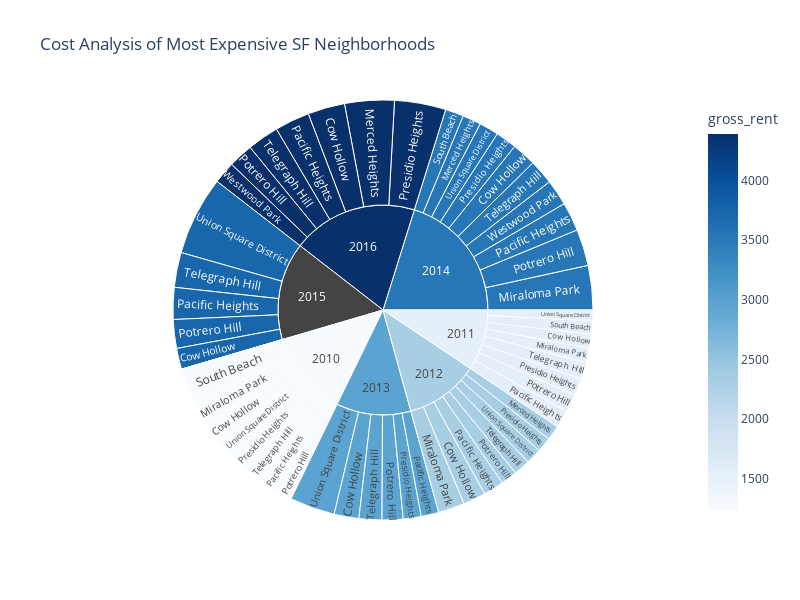

Write notebook code for a chart like this one.
### Markdown cell above
### Create a sunburst chart to conduct a costs analysis of most expensive neighborhoods in San Francisco per year

### Code cell
# Sunburst Plot


px.sunburst(
    price_vs_rent_most_expensive.reset_index(),
    path=["year","neighborhood"],
    values="sale_price_sqr_foot",
    color="gross_rent",
    color_continuous_scale=px.colors.sequential.Blues,
    title="Cost Analysis of Most Expensive SF Neighborhoods",
    height=600,
    width=800
    )

### Figure 1 — Plotly figure (JSON) as saved in the notebook; plotly's stock layout.template omitted (floating-point values rounded to 4 significant figures)
{"data": [{"branchvalues": "total", "customdata": [[1239], [1530.0], [2324], [2971], [3528.0], [3739.0], [4390], [2324], [3528], [4390], [1239], [1530], [2324], [3528], [1239], [1530], [2324], [2971], [3528], [3739], [4390], [1239], [1530], [2324], [2971], [3528], [3739], [4390], [1239], [1530], [2324], [2971], [3528], [null], [4390], [1239], [1530], [3528], [1239], [1530], [2324.0], [2971], [3528.0], [3739], [4390], [1239], [1530], [2324], [2971], [3528], [3739.0], [3528.0], [4390], [1239.0], [1530], [2324.0], [2971.0], [3528.0], [null], [4390]], "domain": {"x": [0, 1], "y": [0, 1]}, "hovertemplate": "labels=%{label}<br>sale_price_sqr_foot=%{value}<br>parent=%{parent}<br>id=%{id}<br>gross_rent=%{color}<extra></extra>", "ids": ["2010/Cow Hollow", "2011/Cow Hollow", "2012/Cow Hollow", "2013/Cow Hollow", "2014/Cow Hollow", "2015/Cow Hollow", "2016/Cow Hollow", "2012/Merced Heights", "2014/Merced Heights", "2016/Merced Heights", "2010/Miraloma Park", "2011/Miraloma Park", "2012/Miraloma Park", "2014/Miraloma Park", "2010/Pacific Heights", "2011/Pacific Heights", "2012/Pacific Heights", "2013/Pacific Heights", "2014/Pacific Heights", "2015/Pacific Heights", "2016/Pacific Heights", "2010/Potrero Hill", "2011/Potrero Hill", "2012/Potrero Hill", "2013/Potrero Hill", "2014/Potrero Hill", "2015/Potrero Hill", "2016/Potrero Hill", "2010/Presidio Heights", "2011/Presidio Heights", "2012/Presidio Heights", "2013/Presidio Heights", "2014/Presidio Heights", "2015/Presidio Heights", "2016/Presidio Heights", "2010/South Beach", "2011/South Beach", "2014/South Beach", "2010/Telegraph Hill", "2011/Telegraph Hill", "2012/Telegraph Hill", "2013/Telegraph Hill", "2014/Telegraph Hill", "2015/Telegraph Hill", "2016/Telegraph Hill", "2010/Union Square District", "2011/Union Square District", "2012/Union Square District", "2013/Union Square District", "2014/Union Square District", "2015/Union Square District", "2014/Westwood Park", "2016/Westwood Park", "2010", "2011", "2012", "2013", "2014", "2015", "2016"], "labels": ["Cow Hollow", "Cow Hollow", "Cow Hollow", "Cow Hollow", "Cow Hollow", "Cow Hollow", "Cow Hollow", "Merced Heights", "Merced Heights", "Merced Heights", "Miraloma Park", "Miraloma Park", "Miraloma Park", "Miraloma Park", "Pacific Heights", "Pacific Heights", "Pacific Heights", "Pacific Heights", "Pacific Heights", "Pacific Heights", "Pacific Heights", "Potrero Hill", "Potrero Hill", "Potrero Hill", "Potrero Hill", "Potrero Hill", "Potrero Hill", "Potrero Hill", "Presidio Heights", "Presidio Heights", "Presidio Heights", "Presidio Heights", "Presidio Heights", "Presidio Heights", "Presidio Heights", "South Beach", "South Beach", "South Beach", "Telegraph Hill", "Telegraph Hill", "Telegraph Hill", "Telegraph Hill", "Telegraph Hill", "Telegraph Hill", "Telegraph Hill", "Union Square District", "Union Square District", "Union Square District", "Union Square District", "Union Square District", "Union Square District", "Westwood Park", "Westwood Park", "2010", "2011", "2012", "2013", "2014", "2015", "2016"], "marker": {"coloraxis": "coloraxis", "colors": [1239, 1530.0, 2324, 2971, 3528.0, 3739.0, 4390, 2324, 3528, 4390, 1239, 1530, 2324, 3528, 1239, 1530, 2324, 2971, 3528, 3739, 4390, 1239, 1530, 2324, 2971, 3528, 3739, 4390, 1239, 1530, 2324, 2971, 3528, null, 4390, 1239, 1530, 3528, 1239, 1530, 2324.0, 2971, 3528.0, 3739, 4390, 1239, 1530, 2324, 2971, 3528, 3739.0, 3528.0, 4390, 1239.0, 1530, 2324.0, 2971.0, 3528.0, null, 4390]}, "name": "", "parents": ["2010", "2011", "2012", "2013", "2014", "2015", "2016", "2012", "2014", "2016", "2010", "2011", "2012", "2014", "2010", "2011", "2012", "2013", "2014", "2015", "2016", "2010", "2011", "2012", "2013", "2014", "2015", "2016", "2010", "2011", "2012", "2013", "2014", "2015", "2016", "2010", "2011", "2014", "2010", "2011", "2012", "2013", "2014", "2015", "2016", "2010", "2011", "2012", "2013", "2014", "2015", "2014", "2016", "", "", "", "", "", "", ""], "type": "sunburst", "values": [569.4, 390.6, 644.8, 707.4, 691.9, 598.6, 1059.0, 421.1, 528.7, 1417.0, 680.6, 414.7, 756.2, 1268.0, 496.5, 509.0, 586.2, 503.9, 824.7, 910.2, 996.4, 491.5, 503.1, 466.6, 598.7, 1045.0, 821.3, 707.7, 549.4, 493.8, 426.6, 512.8, 603.5, 0, 1466.0, 1037.0, 388.6, 524.6, 524.8, 483.4, 465.8, 653.3, 708.2, 997.0, 903.0, 569.2, 302.1, 445.2, 1290.0, 558.3, 2259.0, 743.0, 631.2, 4918.0, 3485.0, 4213.0, 4267.0, 7496.0, 5586.0, 7180.0]}], "layout": {"coloraxis": {"colorbar": {"title": {"text": "gross_rent"}}, "colorscale": [[0, "rgb(247,251,255)"], [0.125, "rgb(222,235,247)"], [0.25, "rgb(198,219,239)"], [0.375, "rgb(158,202,225)"], [0.5, "rgb(107,174,214)"], [0.625, "rgb(66,146,198)"], [0.75, "rgb(33,113,181)"], [0.875, "rgb(8,81,156)"], [1, "rgb(8,48,107)"]]}, "height": 600, "legend": {"tracegroupgap": 0}, "title": {"text": "Cost Analysis of Most Expensive SF Neighborhoods"}, "width": 800}}
